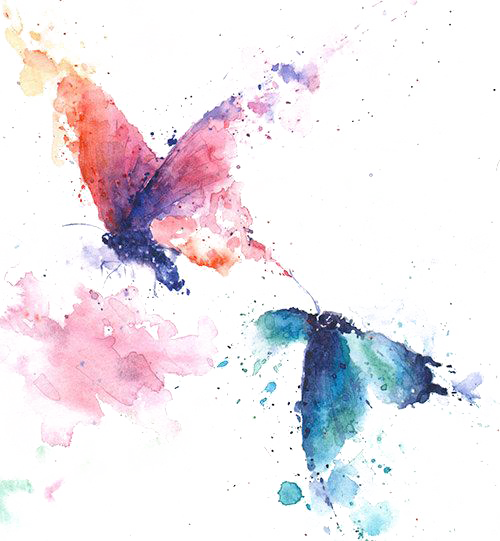
#> input picture PillowImageProcessing/origin.png, 500 x 541 px
$ python PillowBlend.py
#> lines starting #> are read from the running program, lines starting #| are printed output that depends on the picture
from PIL import Image

# The second image. Must have the same mode and size as the first image.

im1 = Image.new("RGBA",(500,541),"yellow")
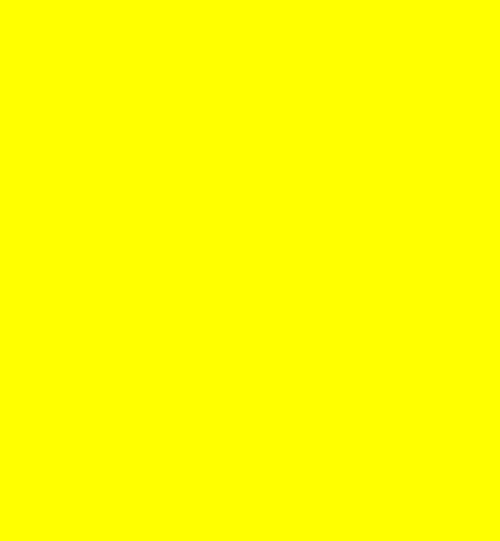
#> im1: PIL image 500x541 RGBA; mean R, G, B, A 255, 255, 0, 255
im2 = Image.open("origin.png")
#> im2 is the input picture: PIL image 500x541 RGBA; mean R, G, B, A 236.5, 231, 236.4, 76.5
# out = image1 * (1.0 - alpha) + image2 * alpha
im = Image.blend(im1,im2 , 0.9)
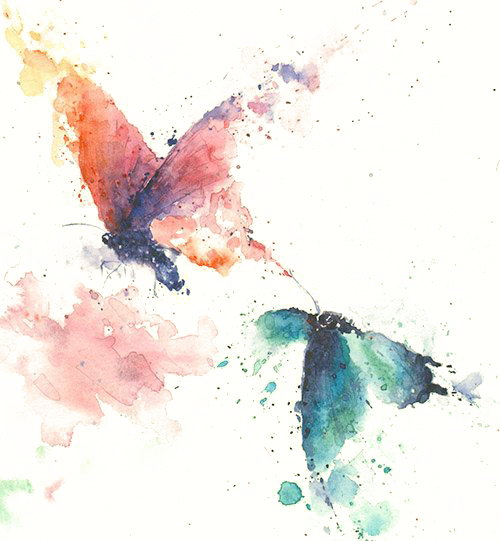
#> im: PIL image 500x541 RGBA; mean R, G, B, A 238.2, 233.1, 212.2, 94; transparent parts drawn white

im.show()
